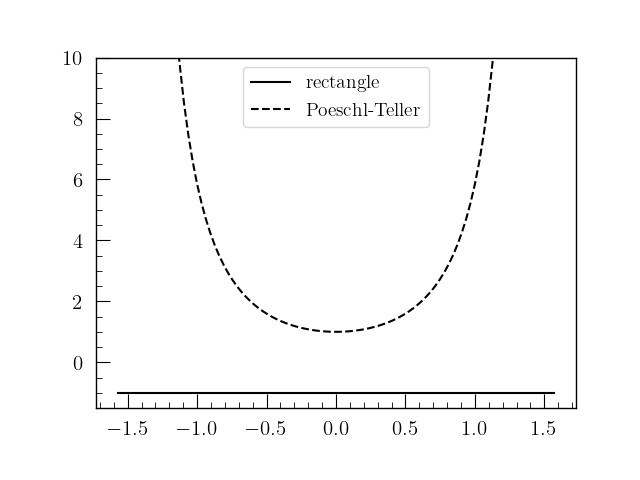

The script that saved this image:
import numpy as np
import matplotlib.pyplot as plt

x = np.linspace(-np.pi/2, np.pi/2, 100)

V1 = -x/x
V2 = 2/(np.cos(x))**2 - 1

plt.plot(x, V1, label="rectangle")
plt.ylim(-1.5, 10)
plt.plot(x, V2, color="black", label="Poeschl-Teller", linestyle="dashed")
plt.legend()
plt.savefig("./rectangle-PT.png")
